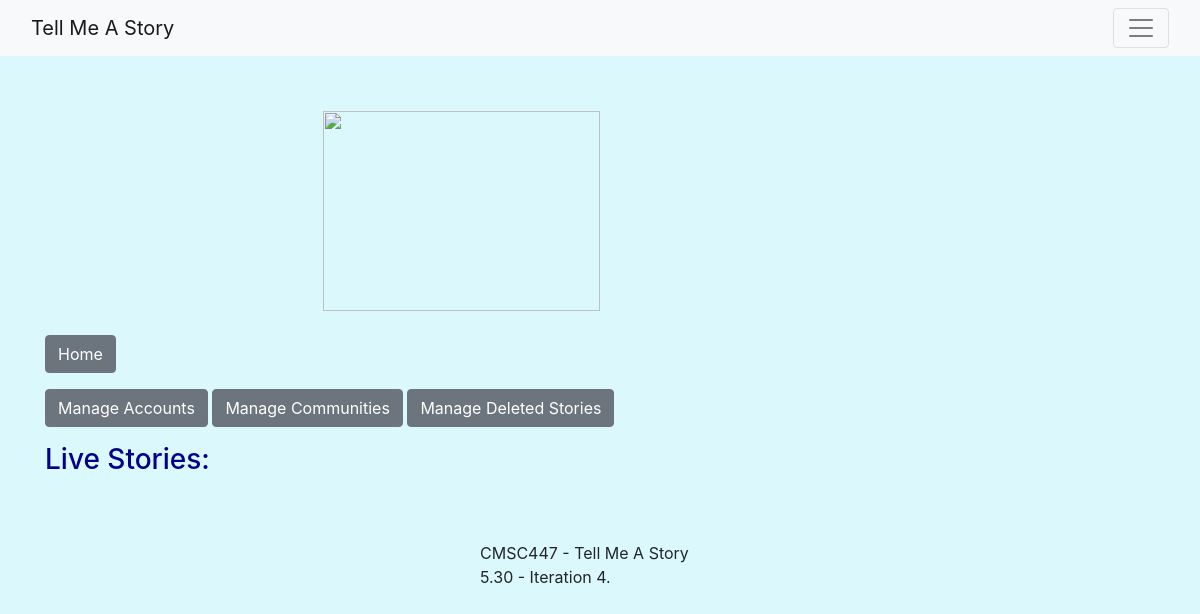
Before: /adminPage/ (signed in) with the older database file.
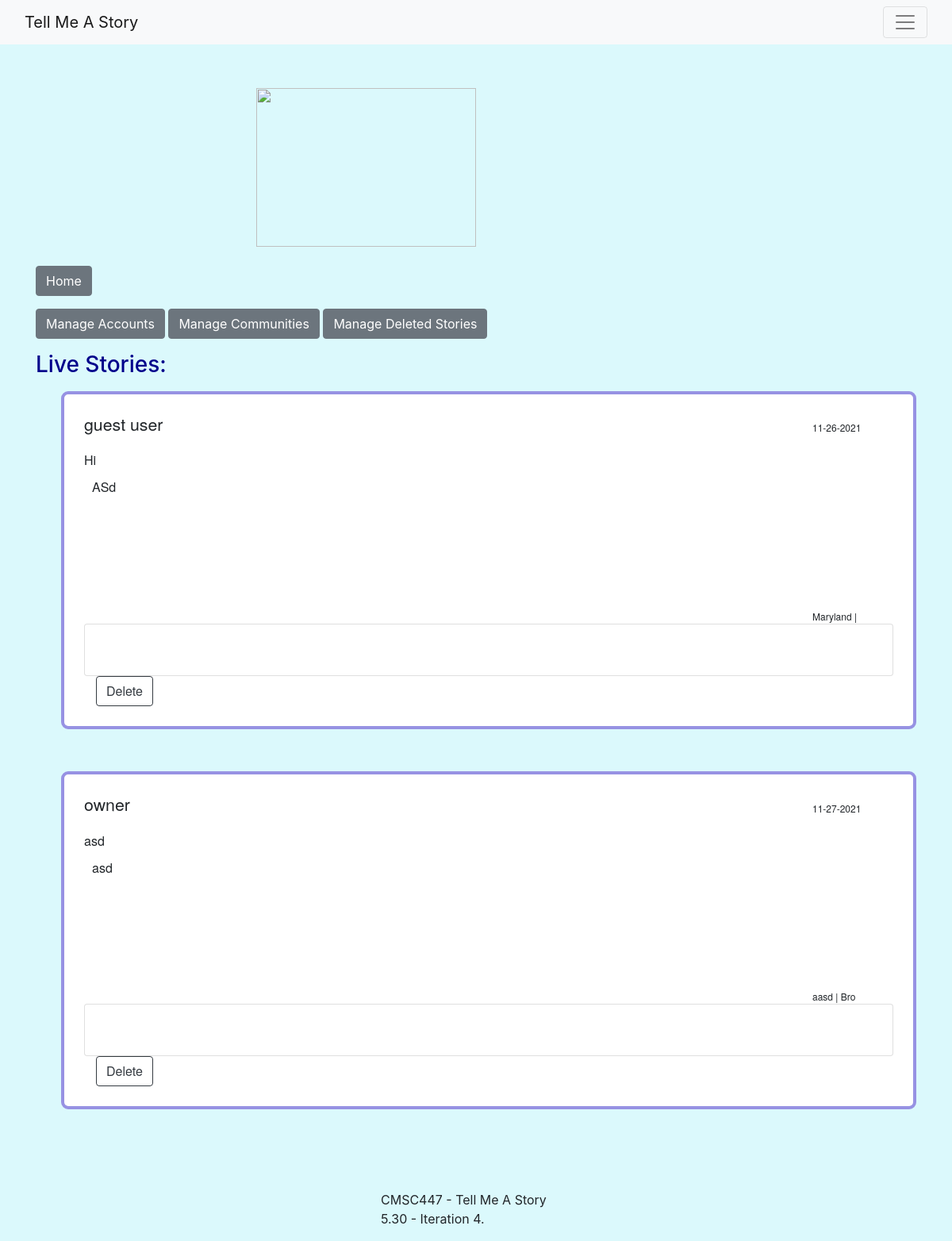
After: the same page with the newer database file.
### tmasTest/models.py (models this page shows)
class Tmas(models.Model):
    subject = models.TextField()
    date = models.TextField()
    story = models.TextField()
    community = models.TextField()
    user = models.TextField()
    storyID = models.TextField()
    location = models.TextField()
    status = models.TextField()
    links = models.ManyToManyField(storyLink)

### tmasTest/views.py (the view)
# urls.py: path('adminPage/', views.adminPage, name='adminPage'),
def adminPage(request):
    stories = Tmas.objects.filter()
    context = {
        'stories': stories,
    }
    return render(request, "admin/adminPage.html", context=context)

### tmasTest/templates/admin/adminPage.html (shortened to what this page needs)
{% extends 'base.html' %}
{% block content %}
   <p>
	   <a href="{% url 'index' %}">
        <button class="btn btn-secondary">Home</button>
	   </a>
   </p>
	<p>
		{% if user.is_superuser %}
	   <a href="{% url 'admin' %}">
        <button class="btn btn-secondary">Manage Accounts</button>
	   </a>
	   <a href="{% url 'manageCommunities' %}">
        <button class="btn btn-secondary">Manage Communities</button>
	   </a>
	   <a href="{% url 'deleted' %}">
        <button class="btn btn-secondary"> Manage Deleted Stories</button>
	   </a>
        <h3 style="color:darkblue;">Live Stories:</h3>
	</p>
   <p>
        <ol>
        {% for story in stories %}
			{% if story.status == "Active" %}
			<form action="{% url 'delete' storyID=story.storyID %}" method="post">
			<div class = "listStory">
				<li style="list-style-type: none;">
					<div class="h5" style = "font-size: 16pt; width: 250px">
					{{story.user}}
					</div>
					<div style = "font-size: 9pt; position: float; padding-left: 90%; margin-top: -25px;">
						{{story.date}}
					</div>
					<div style = "margin-top: 20px; margin-bottom: 3px;">
						{{story.subject}}
					</div>
					<div style = "background-color: white; height: 150px; border-radius: 7px 7px 7px 7px;">
						<div style = "margin-top: 5px; margin-bottom: 50px; padding-left: 10px; padding-top: 5px;">
						{{story.story}}
						</div>
					</div>
					<div style = "font-size: 9pt; position: float; padding-left: 90%; padding-top: 2%;">
						{{story.location}} | {{story.community}}
					</div>
					{% if story.storyPic.url != '/media/False' %}
					<div class="card">
						<div class="card-body">
							<div class="card-img-bottom">
							</div>
						</div>
					</div>
					{% endif %}
       		 		<div class="col-md-2">
            			<button type="Submit" formaction="{% url 'delete' storyID=story.storyID %}" class="btn btn-outline-dark">Delete</button>
        			</div>
			</li>
			</div>
			{% endif %}
			{% endfor %}
			</form>
        </ol>
    </p> <br/>
{% else %}
You don't have access to this page.
{% endif %}
{% endblock %}

Changed rows visible on the page:
added Tmas: user "guest user", date "11-26-2021", subject "Hi", story "ASd", location "Maryland"
added Tmas: user "owner", date "11-27-2021", subject "asd", story "asd", location "aasd", community "Bro"
